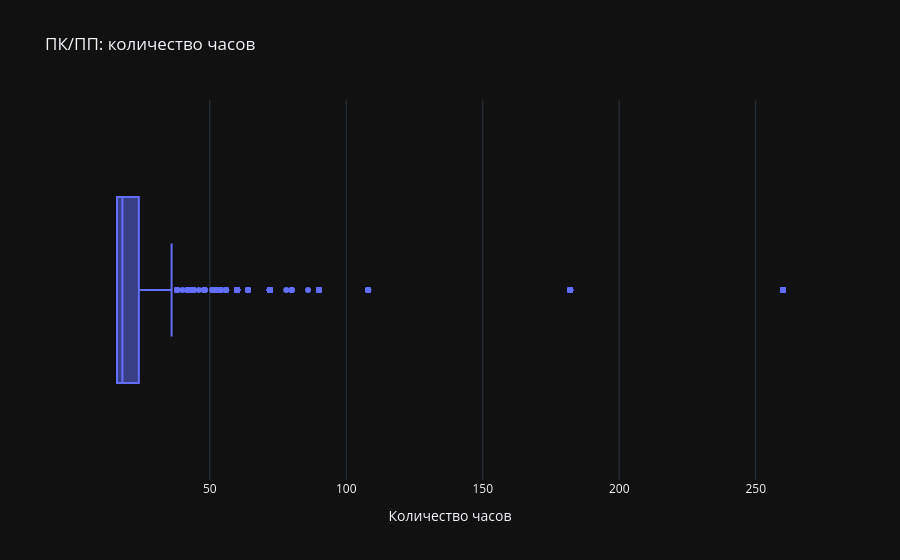

This figure's notebook cell:
### Markdown cell above
Выбросы нашлись во всех четырёх столбцах. Разберём каждый по очереди.

### 3.1. ПК/ПП - количество часов

### Code cell
fig = px.box(df_pk, x='Количество часов', title='ПК/ПП: количество часов')
fig.show()

### Figure 1 — Plotly figure (JSON) as saved in the notebook; plotly's stock layout.template omitted (floating-point values rounded to 4 significant figures; data arrays with more than 128 entries replaced by an {"elided": "..."} marker saying what was removed)
{"data": [{"alignmentgroup": "True", "hovertemplate": "Количество часов=%{x}<extra></extra>", "legendgroup": "", "marker": {"color": "#636efa"}, "name": "", "notched": false, "offsetgroup": "", "orientation": "h", "showlegend": false, "x": {"elided": "65721 int values"}, "x0": " ", "xaxis": "x", "y0": " ", "yaxis": "y", "type": "box"}], "layout": {"xaxis": {"anchor": "y", "domain": [0.0, 1.0], "title": {"text": "Количество часов"}}, "yaxis": {"anchor": "x", "domain": [0.0, 1.0]}, "legend": {"tracegroupgap": 0}, "title": {"text": "ПК/ПП: количество часов"}, "boxmode": "group"}}
